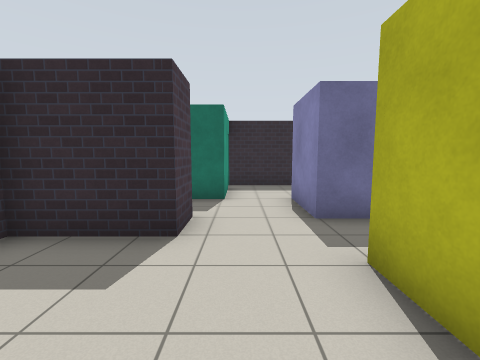
View 1 (above)

17 first-person views from a walk through a world built for the Gazebo simulator. The camera is 1.2 m above the floor, tilts 6° down and sees 90° across. Floor lines are 1 m apart. The floor is counted in squares, 1 m on a side. Each view is taken from the middle of a square. On the plan, view 1 faces up. The plan holds only what a view shows up to about 11 squares ahead; the rest is blank. Robots are left out. Gazebo's built-in surfaces are drawn with simple patterns. Simple shapes stand in for some stock models.

View 2
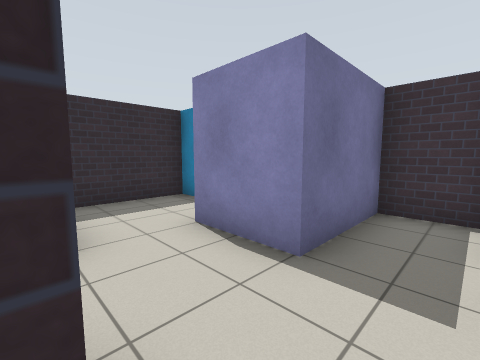

View 3
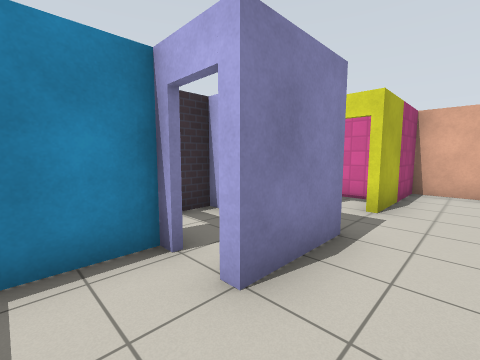

View 4
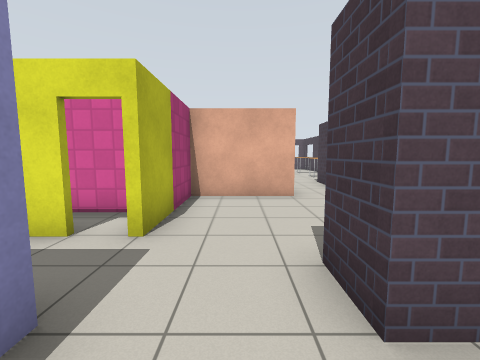

View 5
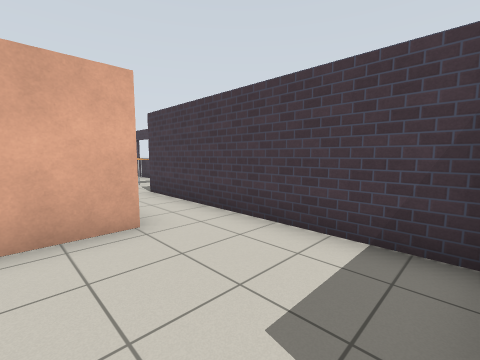

View 6
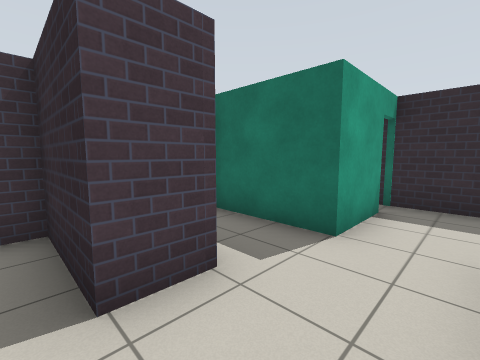

View 7
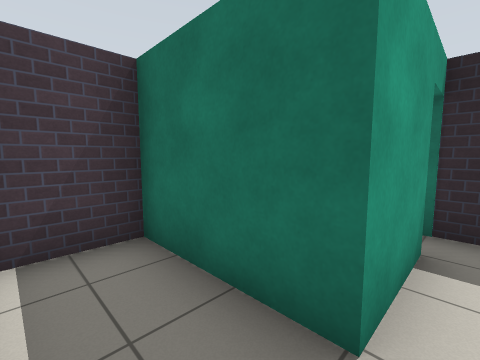

View 8
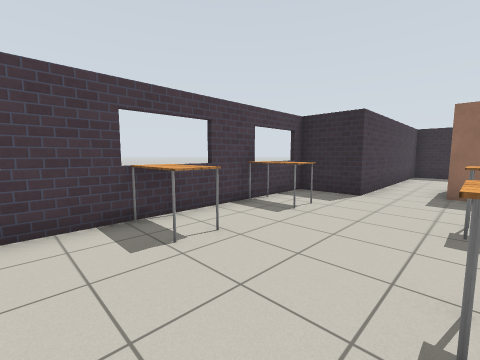

View 9
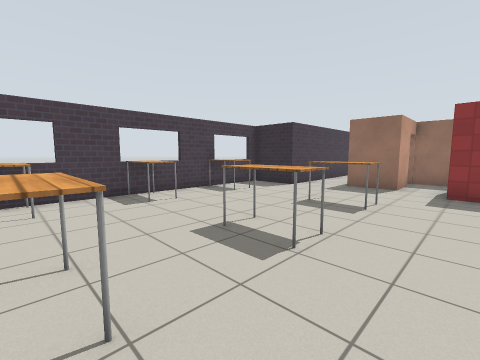

View 10
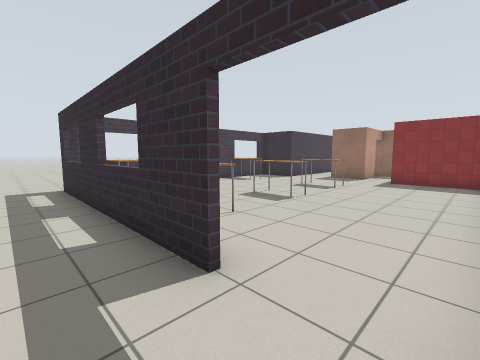

View 11
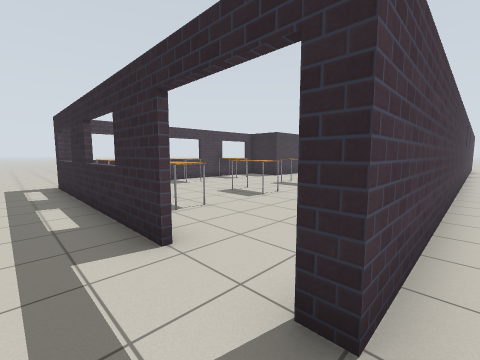

View 12
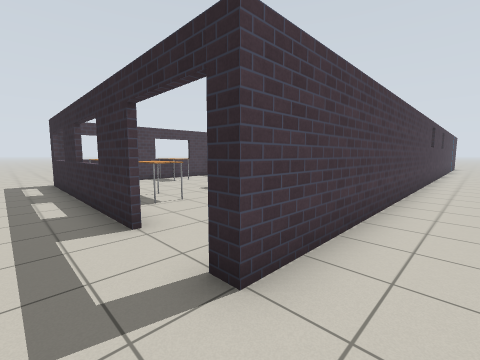

View 13
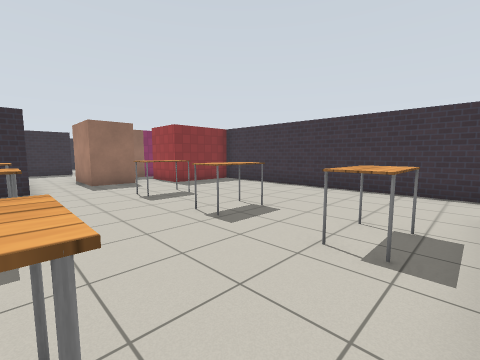

View 14
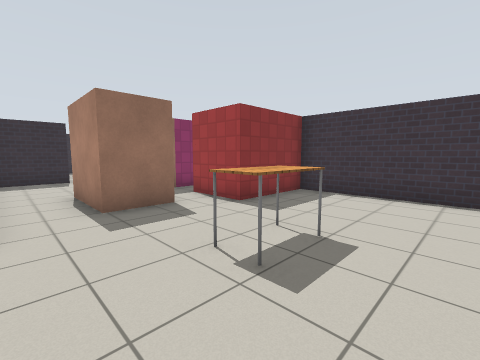

View 15
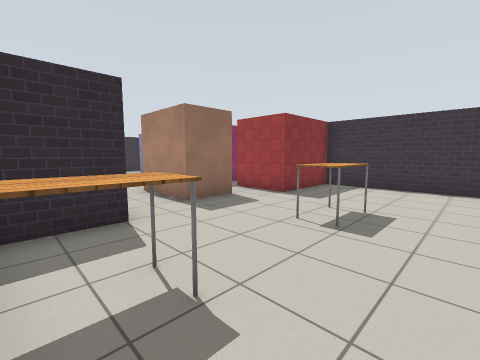

View 16
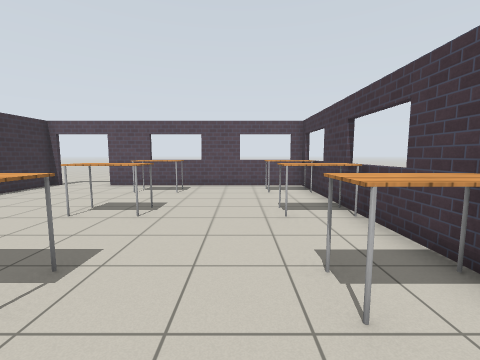

View 17
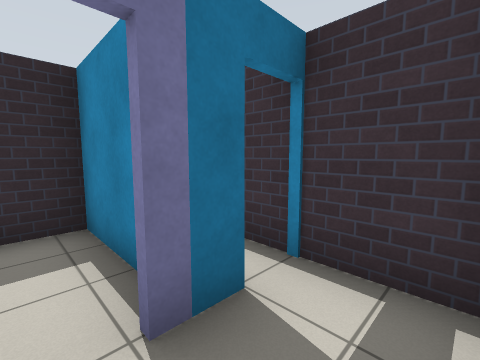

### Floor plan
Points are (right, up) in squares from view 1. A wall is a line through its corners. A room is listed if a view was taken in it or the views show most of it. See-through windows are left out.
Room 1 (views 1, 2, 5, 6)
walls: (-0.9, 4.6) (-0.9, 3.4) (-3.4, 3.4) (-3.4, -0.6); (-1.6, -0.9) (1.4, -0.9) (1.4, 2.6)
ways out: opening at (0, 4) to room 2; opening at (-3, 0) to room 3; open door at (2, 2.5) to room 7; open door at (0, -1.5)
Room 2 (views 3, 4, 7)
walls: (-1.4, 6.4) (-3.4, 6.4) (-3.4, 4.9); (-1.6, 4.6) (-0.9, 4.6); (1.4, 4.4) (1.4, 6.6); (-0.4, 8.5) (-0.4, 7.4); (2.9, 6.6) (2.9, 9.4) (-0.7, 9.4)
ways out: opening at (0, 4) to room 1; open door at (-0.5, 9) to room 5; open door at (2, 6.5) to room 6
Room 3 (views 8, 9, 13, 14, 15, 16)
walls: (0.1, -3.6) (-1.6, -3.6) (-1.6, -0.9); (4.4, -14.4) (4.4, -4.6) (1.4, -4.6) (1.4, -2.4); (-3.4, -0.6) (-3.4, -4.6) (-5.4, -4.6) (-5.4, -14.4) (2.1, -14.4)
ways out: opening at (-3, 0) to room 1; open door at (3.5, -14.5) to room 5
objects: table (-5, -13) to (-4, -13); table (-5, -10) to (-4, -10); table (-5, -7) to (-4, -7); table (-1, -13) to (0, -13); table (-1, -10) to (0, -10); table (-1, -7) to (0, -7)
Room 4 (view 10)
walls: (2.2, -14.6) (-5.6, -14.6); (4.6, -14.6) (4.1, -14.6)
ways out: opening at (4, -16) to room 5
Room 5 (views 11, 12)
walls: (4.6, -0.9) (4.6, -14.6)
ways out: open door at (-0.5, 9) to room 2; open door at (3.5, -14.5) to room 3; opening at (4, -16) to room 4; open door at (4, 6.5) to room 6; open door at (4, -1)
Room 6 (view 17)
walls: (3.5, 6.4) (2.5, 6.4); (4.4, 2.9) (4.4, 7.4)
ways out: open door at (2, 6.5) to room 2; open door at (4, 6.5) to room 5
Room 7 (no view inside)
walls: (2.5, 2.6) (3.1, 2.6); (4.5, 4.4) (1.4, 4.4); (2, 1.1) (3.5, 1.1)
ways out: open door at (2, 2.5) to room 1

Positions as (right, up) in squares from view 1, and headings:
1: (0, 0), facing up
2: (-1, 3), facing up-right
3: (0, 8), facing down-right
4: (0, 6), facing down
5: (0, 3), facing down-left
6: (1, 3), facing up-left
7: (0, 5), facing up-left
8: (-1, -12), facing up-left
9: (2, -13), facing up-left
10: (4, -16), facing up-left
11: (5, -16), facing up-left
12: (6, -16), facing up-left
13: (-4, -14), facing up-right
14: (-3, -9), facing up-right
15: (-5, -9), facing up-right
16: (-3, -5), facing down
17: (2, 5), facing up-right
